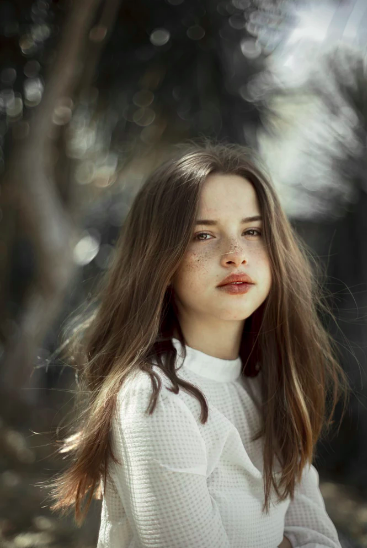
#> input picture Picture/girl.png, 367 x 548 px, found by its file name
$ python 01_Matplotlib_exmple1.py
#> lines starting #> are read from the running program, lines starting #| are printed output that depends on the picture
# coding:utf-8
import matplotlib.pyplot as plt

fish = plt.imread('../../Picture/girl.png')
#> fish is the input picture: shape (548, 367, 3) float32; mean R, G, B 0.384, 0.365, 0.324
plt.imshow(fish)
plt.show()

fish1 = fish[::-1]  # 图片x轴镜像
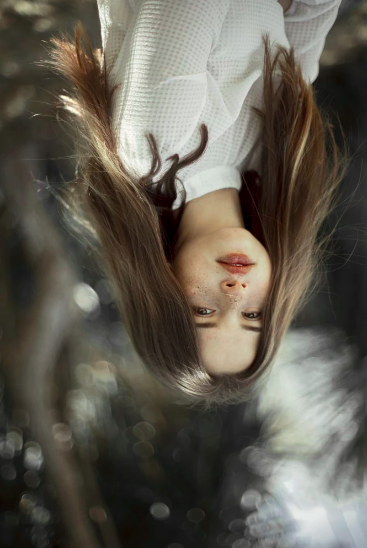
#> fish1: shape (548, 367, 3) float32; mean R, G, B 0.385, 0.365, 0.324
plt.imshow(fish1)
plt.show()

fish2 = fish[::-1, ::-1]  # 图片x轴镜像之后, 再y轴镜像
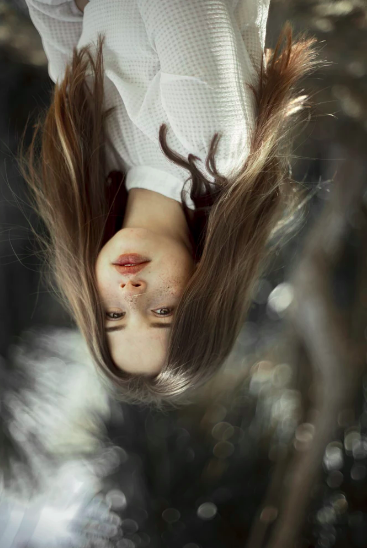
#> fish2: shape (548, 367, 3) float32; mean R, G, B 0.385, 0.365, 0.324
plt.imshow(fish2)
plt.show()

fish4 = fish[::, ::, ::-1]  # 改变颜色
fish5 = fish[::5, ::5]  # xy两个方向每隔五个数取出一个数字(图像变模糊)
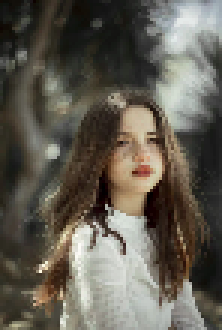
#> fish5: shape (110, 74, 3) float32 (shown 3 times larger); mean R, G, B 0.383, 0.363, 0.322
plt.imshow(fish5)
plt.show()

$ run again, with Picture/daimg_copy.png copied over Picture/girl.png
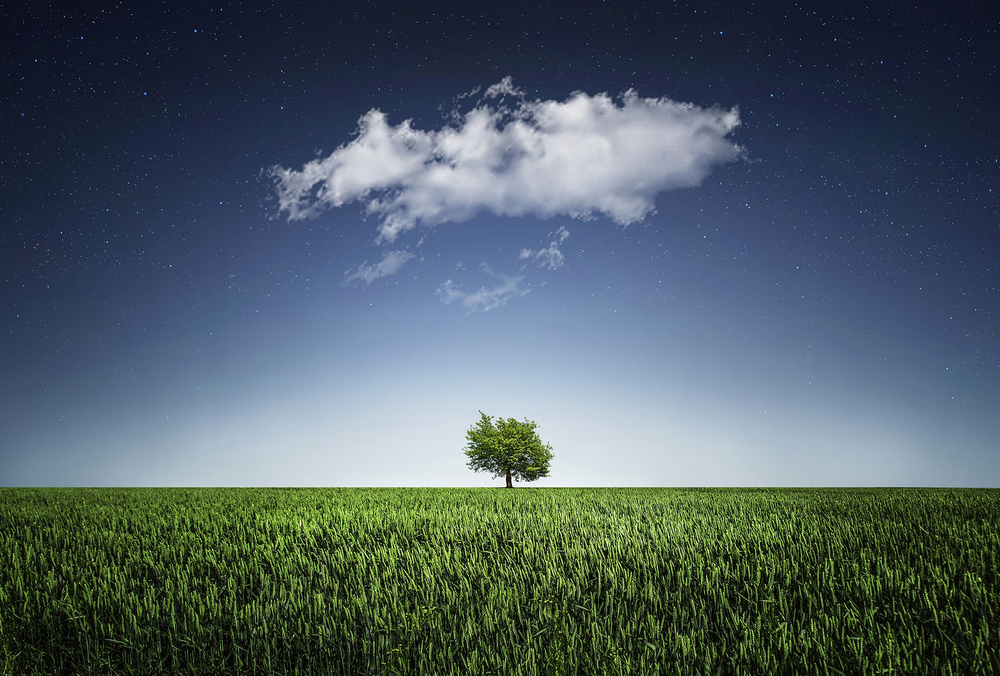
#> input picture Picture/daimg_copy.png, 1000 x 676 px, shrunk from 1920 x 1298 before the run, found by its file name
#> fish is the input picture: shape (676, 1000, 3) float32; mean R, G, B 0.309, 0.368, 0.391
#> `fish2 = fish[::-1, ::-1]`:
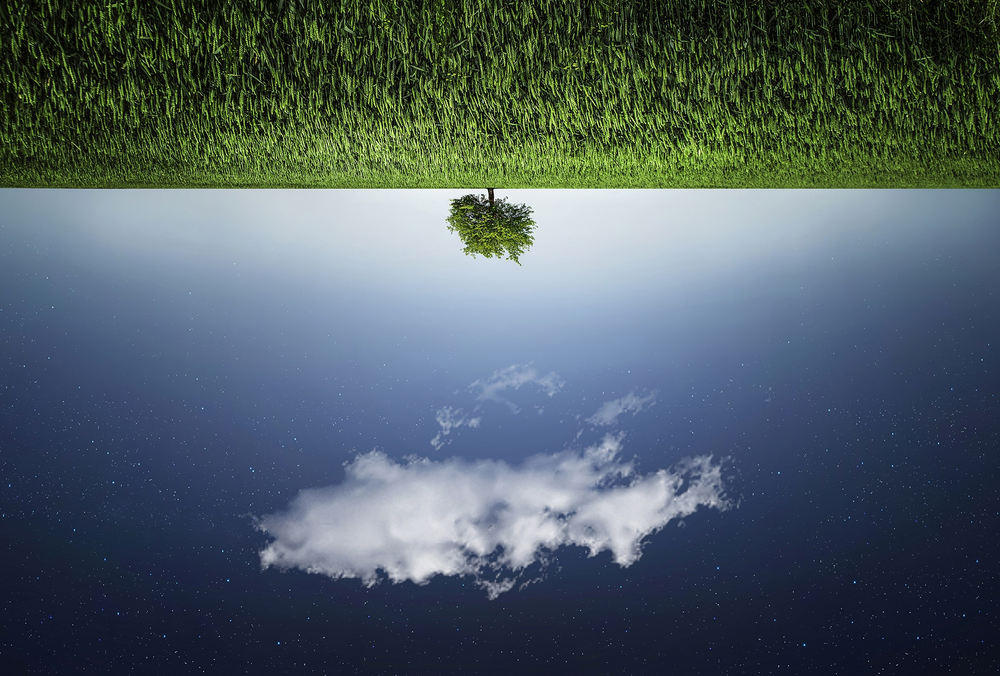
#> fish2: shape (676, 1000, 3) float32; mean R, G, B 0.31, 0.368, 0.391
#> `fish5 = fish[::5, ::5]`:
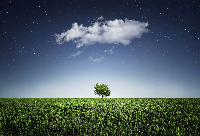
#> fish5: shape (136, 200, 3) float32; mean R, G, B 0.308, 0.367, 0.39
